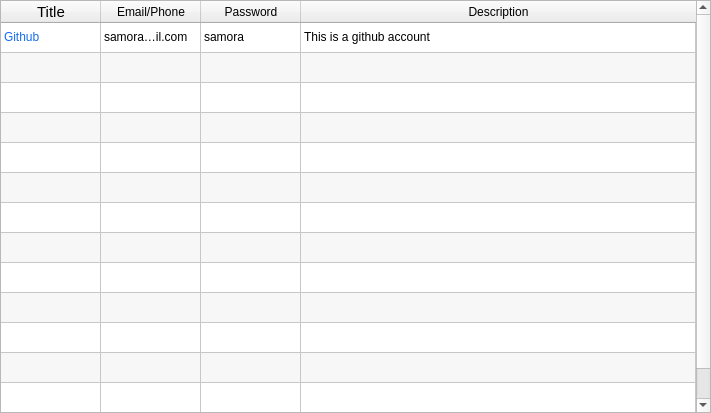
<?xml version="1.0" encoding="UTF-8"?>
<ui version="4.0">
 <class>Database</class>
 <widget class="QDialog" name="Database">
  <property name="windowModality">
   <enum>Qt::WindowModal</enum>
  </property>
  <property name="geometry">
   <rect>
    <x>0</x>
    <y>0</y>
    <width>711</width>
    <height>413</height>
   </rect>
  </property>
  <property name="maximumSize">
   <size>
    <width>729</width>
    <height>413</height>
   </size>
  </property>
  <property name="font">
   <font>
    <weight>50</weight>
    <italic>false</italic>
    <bold>false</bold>
    <underline>false</underline>
    <strikeout>false</strikeout>
   </font>
  </property>
  <property name="windowTitle">
   <string>Database</string>
  </property>
  <property name="modal">
   <bool>false</bool>
  </property>
  <widget class="QTableWidget" name="table">
   <property name="geometry">
    <rect>
     <x>0</x>
     <y>0</y>
     <width>711</width>
     <height>413</height>
    </rect>
   </property>
   <property name="font">
    <font>
     <weight>50</weight>
     <italic>false</italic>
     <bold>false</bold>
     <underline>false</underline>
     <strikeout>false</strikeout>
    </font>
   </property>
   <property name="cursor" stdset="0">
    <cursorShape>PointingHandCursor</cursorShape>
   </property>
   <property name="frameShape">
    <enum>QFrame::StyledPanel</enum>
   </property>
   <property name="frameShadow">
    <enum>QFrame::Sunken</enum>
   </property>
   <property name="horizontalScrollBarPolicy">
    <enum>Qt::ScrollBarAlwaysOff</enum>
   </property>
   <property name="sizeAdjustPolicy">
    <enum>QAbstractScrollArea::AdjustToContents</enum>
   </property>
   <property name="editTriggers">
    <set>QAbstractItemView::NoEditTriggers</set>
   </property>
   <property name="dragEnabled">
    <bool>true</bool>
   </property>
   <property name="alternatingRowColors">
    <bool>true</bool>
   </property>
   <property name="selectionMode">
    <enum>QAbstractItemView::SingleSelection</enum>
   </property>
   <property name="selectionBehavior">
    <enum>QAbstractItemView::SelectItems</enum>
   </property>
   <property name="textElideMode">
    <enum>Qt::ElideMiddle</enum>
   </property>
   <property name="gridStyle">
    <enum>Qt::CustomDashLine</enum>
   </property>
   <property name="sortingEnabled">
    <bool>true</bool>
   </property>
   <property name="rowCount">
    <number>13</number>
   </property>
   <property name="columnCount">
    <number>4</number>
   </property>
   <attribute name="horizontalHeaderCascadingSectionResizes">
    <bool>false</bool>
   </attribute>
   <attribute name="horizontalHeaderStretchLastSection">
    <bool>true</bool>
   </attribute>
   <attribute name="verticalHeaderVisible">
    <bool>false</bool>
   </attribute>
   <attribute name="verticalHeaderCascadingSectionResizes">
    <bool>false</bool>
   </attribute>
   <attribute name="verticalHeaderStretchLastSection">
    <bool>false</bool>
   </attribute>
   <row/>
   <row/>
   <row/>
   <row/>
   <row/>
   <row/>
   <row/>
   <row/>
   <row/>
   <row/>
   <row/>
   <row/>
   <row/>
   <column>
    <property name="text">
     <string>Title</string>
    </property>
    <property name="toolTip">
     <string>Click to Edit </string>
    </property>
    <property name="font">
     <font>
      <family>Ubuntu</family>
      <pointsize>11</pointsize>
     </font>
    </property>
   </column>
   <column>
    <property name="text">
     <string>Email/Phone</string>
    </property>
   </column>
   <column>
    <property name="text">
     <string>Password</string>
    </property>
   </column>
   <column>
    <property name="text">
     <string>Description</string>
    </property>
   </column>
   <item row="0" column="0">
    <property name="text">
     <string>Github</string>
    </property>
    <property name="foreground">
     <brush brushstyle="SolidPattern">
      <color alpha="255">
       <red>22</red>
       <green>108</green>
       <blue>237</blue>
      </color>
     </brush>
    </property>
   </item>
   <item row="0" column="1">
    <property name="text">
     <string>samoraok@gmail.com</string>
    </property>
   </item>
   <item row="0" column="2">
    <property name="text">
     <string>samora</string>
    </property>
   </item>
   <item row="0" column="3">
    <property name="text">
     <string>This is a github account</string>
    </property>
   </item>
  </widget>
 </widget>
 <resources/>
 <connections/>
</ui>
